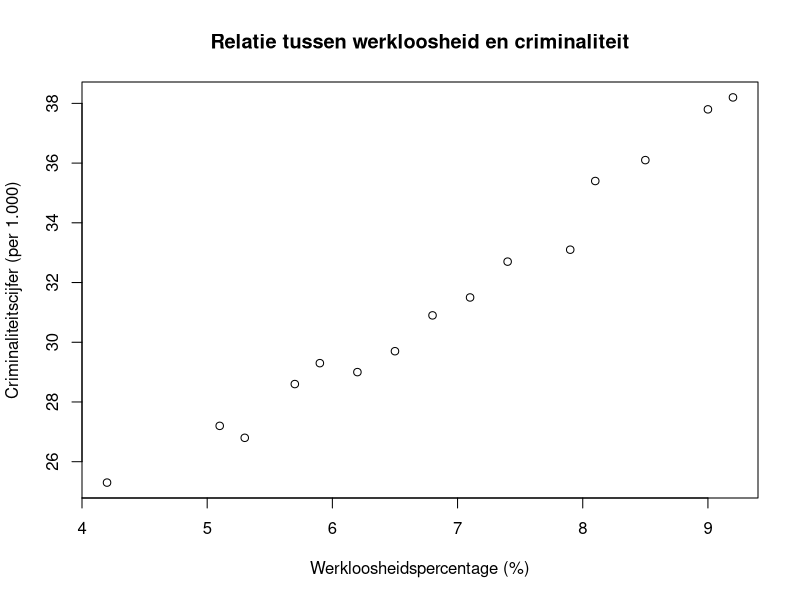

R code for this plot:
werkloosheid <- c(4.2, 5.7, 7.9, 6.5, 8.1, 5.3, 9.2, 7.1, 6.8, 5.9, 8.5, 7.4, 6.2, 9.0, 5.1)
criminaliteitscijfers <- c(25.3, 28.6, 33.1, 29.7, 35.4, 26.8, 38.2, 31.5, 30.9, 29.3, 36.1, 32.7, 29.0, 37.8, 27.2)
plot(werkloosheid, criminaliteitscijfers, main = "Relatie tussen werkloosheid en criminaliteit", xlab = "Werkloosheidspercentage (%)", ylab = "Criminaliteitscijfer (per 1.000)")